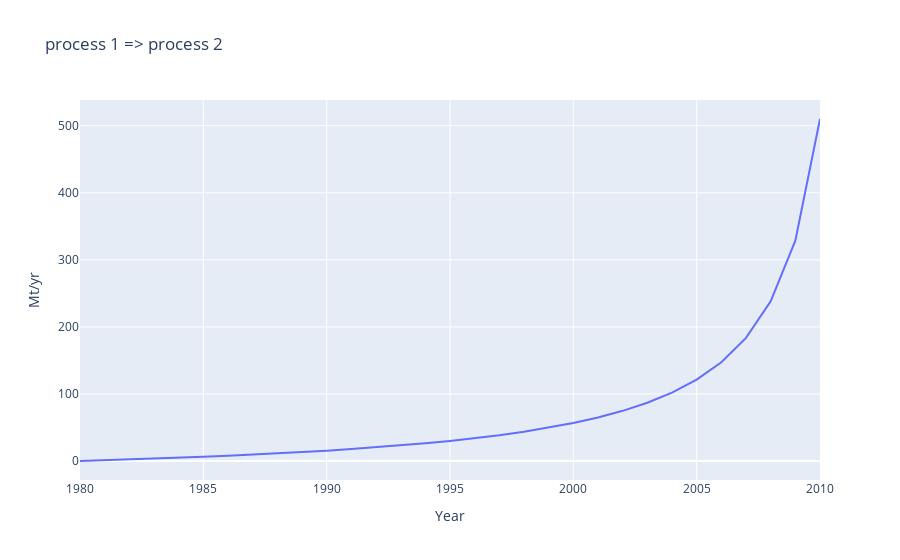

Write notebook code for a chart like this one.
### Code cell
flow_b = mfa_example.flows["process 1 => process 2"]
fig = px.line(
    x=flow_b.dims["t"].items,
    y=flow_b["single material"].values,
    title=flow_b.name,
    labels={"x": "Year", "y": "Mt/yr"},
)
fig.show()

### Figure 1 — Plotly figure (JSON) as saved in the notebook; plotly's stock layout.template omitted (floating-point values rounded to 4 significant figures)
{"data": [{"hovertemplate": "Year=%{x}<br>Mt/yr=%{y}<extra></extra>", "legendgroup": "", "line": {"color": "#636efa", "dash": "solid"}, "marker": {"symbol": "circle"}, "mode": "lines", "name": "", "orientation": "v", "showlegend": false, "type": "scatter", "x": [1980, 1981, 1982, 1983, 1984, 1985, 1986, 1987, 1988, 1989, 1990, 1991, 1992, 1993, 1994, 1995, 1996, 1997, 1998, 1999, 2000, 2001, 2002, 2003, 2004, 2005, 2006, 2007, 2008, 2009, 2010], "xaxis": "x", "y": [0, 1.097, 2.267, 3.517, 4.857, 6.296, 7.846, 9.52, 11.33, 13.3, 15.45, 17.81, 20.4, 23.26, 26.44, 30, 34, 38.53, 43.71, 49.69, 56.67, 64.91, 74.8, 86.89, 102.0, 121.4, 147.3, 183.6, 238.0, 328.7, 510.0], "yaxis": "y"}], "layout": {"legend": {"tracegroupgap": 0}, "title": {"text": "process 1 => process 2"}, "xaxis": {"anchor": "y", "domain": [0, 1], "title": {"text": "Year"}}, "yaxis": {"anchor": "x", "domain": [0, 1], "title": {"text": "Mt/yr"}}}}
